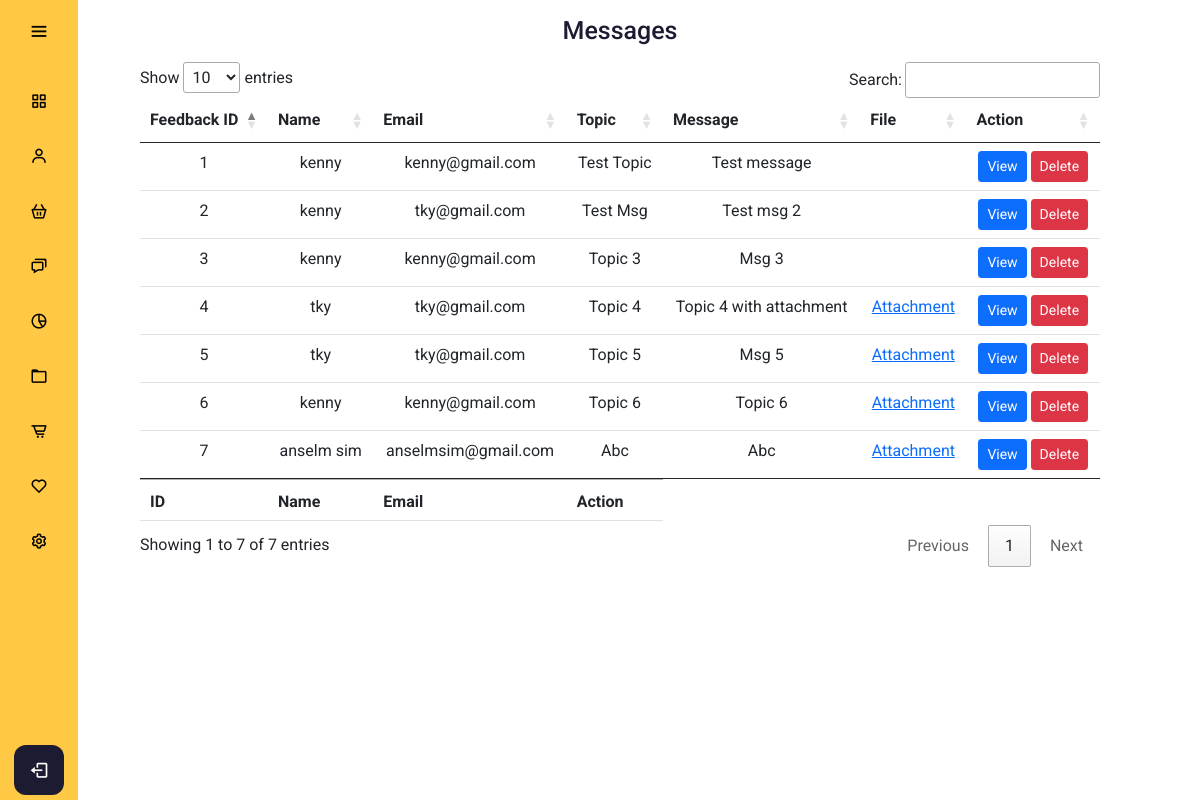
Page /admin/messages.php on the committed database.
### tables this page shows
CREATE TABLE `feedbackothers` (
  `feedbackothers_id` int(11) NOT NULL,
  `feedbackothers_name` varchar(128) NOT NULL,
  `feedbackothers_email` varchar(256) NOT NULL,
  `feedbackothers_topic` varchar(128) NOT NULL,
  `feedbackothers_message` text NOT NULL,
  `feedbackothers_file` varchar(256) DEFAULT NULL,
  `feedbackothers_timestamp` timestamp NOT NULL DEFAULT CURRENT_TIMESTAMP ON UPDATE CURRENT_TIMESTAMP
);

### config/db.php (called while the page is built, shortened)
<?php
class DB {
  protected static $mdb = null;
  public static function getMDB() {
    $mdb = DB::$mdb;
    if ($mdb === null) {
      $mdb = DB::$mdb = new MeekroDB();
    }
    $mdb->sync_config();
    return $mdb;
  }
  public static function query() { $args = func_get_args(); return call_user_func_array(array(DB::getMDB(), 'query'), $args); }
}
class MeekroDB {
  public $encoding = 'latin1';
  public $connect_options = array(MYSQLI_OPT_CONNECT_TIMEOUT => 30);
  public $internal_mysql = null;
  public function __construct($host=null, $user=null, $password=null, $dbName=null, $port=null, $encoding=null, $socket=null)  {
    if ($encoding === null) $encoding = DB::$encoding;
    $this->encoding = $encoding;
  }
  public function get() {
    $mysql = $this->internal_mysql;
    if (!($mysql instanceof MySQLi)) {
      $mysql = new mysqli();
      foreach ($this->connect_options as $key => $value) {
        $mysql->options($key, $value);
      }
      $mysql->set_charset($this->encoding);
      $this->internal_mysql = $mysql;
    }
    return $mysql;
  }
  protected function preparseQueryParams() {
    $args = func_get_args();
    $sql = trim(strval(array_shift($args)));
    $args_all = $args;
    if (count($args_all) == 0) return array($sql);
    $chunkyQuery = array();
    return $chunkyQuery;
  }
  public function parseQueryParams() {
    $args = func_get_args();
    $chunkyQuery = call_user_func_array(array($this, 'preparseQueryParams'), $args);
    $query = '';
    foreach ($chunkyQuery as $chunk) {
      if (is_string($chunk)) {
        $query .= $chunk;
        continue;
      }
      $result = '';
      $query .= $result;
    }
    return $query;
  }
  protected function prependCall($function, $args, $prepend) { array_unshift($args, $prepend); return call_user_func_array($function, $args); }
  public function query() { $args = func_get_args(); return $this->prependCall(array($this, 'queryHelper'), $args, 'assoc'); }
  protected function queryHelper() {
    $args = func_get_args();
    $type = array_shift($args);
    $db = $this->get();
    $is_buffered = true;
    $row_type = 'assoc';
    $full_names = false;
    $sql = call_user_func_array(array($this, 'parseQueryParams'), $args);
    $result = $db->query($sql, $is_buffered ? MYSQLI_STORE_RESULT : MYSQLI_USE_RESULT);
    $return = array();
    while ($row = ($row_type == 'assoc' ? $result->fetch_assoc() : $result->fetch_row())) {
      $return[] = $row;
    }
    return $return;
  }
}
?>

### admin/messages.php (the view, shortened to what this page needs)
<?php
include "../config/db.php";
?>
<!DOCTYPE html>
<html lang="en" dir="ltr">
  <head>
    <link rel="stylesheet" href="adminstyle.css">
    <link href='https://unpkg.com/boxicons@2.0.7/css/boxicons.min.css' rel='stylesheet'>
    <link href="https://cdn.jsdelivr.net/npm/bootstrap@5.0.0-beta3/dist/css/bootstrap.min.css" rel="stylesheet">
    <link rel="stylesheet" href="https://cdn.jsdelivr.net/npm/bootstrap-icons@1.4.1/font/bootstrap-icons.css">
    <link rel="stylesheet" href="https://cdn.datatables.net/1.10.25/css/jquery.dataTables.min.css">
   </head>
<body>
  <?php
  include "adminheader.php";
  ?>
  <div class="home_content">
    <div class="text">Messages</div>
    <table id="myTable" class="table table-hover">
        <thead>
            <tr>
            <th scope="col">Feedback ID</th>
            <th scope="col">Name</th>
            <th scope="col">Email</th>
            <th scope="col">Topic</th>
            <th scope="col">Message</th>
            <th scope="col">File</th>
            <th scope="col">Action</th>
            </tr>
        </thead>
        <tbody>
        <?php
        $getFBQuery = DB::query("SELECT * FROM feedbackothers");
        foreach($getFBQuery as $getFBResult){
        ?>
            <tr class="feedbackdata feedbackdata<?php echo $getFBResult['feedbackothers_id']; ?>">
              <td class="feedbackid"><?php echo $getFBResult['feedbackothers_id']; ?></td>
              <td class="feedbackname"><?php echo $getFBResult['feedbackothers_name']; ?></td>
              <td class="feedbackemail"><?php echo $getFBResult['feedbackothers_email']; ?></td>
              <td class="feedbacketopic"><?php echo ucwords($getFBResult['feedbackothers_topic']); ?></td>
              <td class="feedbackmsg"><?php echo ucfirst($getFBResult['feedbackothers_message']); ?></td>
              <td class="feedbackfile"><a href="../<?php echo $getFBResult['feedbackothers_file']; ?>" target="_blank"><?php if($getFBResult['feedbackothers_file'] == null) { echo "";} else { echo "Attachment";} ?></a></td>
              <td><button type="button" class="btn btn-primary btn-sm viewFeedback"  value="viewFeedback" data-id="<?php echo $getFBResult['feedbackothers_id']; ?>" data-bs-toggle="modal" data-bs-target="#feedbackinfo<?php echo $getFBResult['feedbackothers_id']; ?>" >View</button>
                  <button type="button" class="btn btn-danger btn-sm deleteFeedback" data-id="<?php echo $getFBResult['feedbackothers_id']; ?>" data-name="<?php echo $getFBResult['feedbackothers_name']; ?>" data-file="<?php echo $getFBResult['feedbackothers_file']; ?>">Delete</button>
              </td>
            </tr>
        <?php
        }
        ?>
        </tbody>
        <tfoot>
          <tr>
            <th scope="col">ID</th>
            <th scope="col">Name</th>
            <th scope="col">Email</th>
            <th scope="col">Action</th>
          </tr>
        </tfoot>
    </table>
  </div>
</body>
</html>

### admin/adminstyle.css (style rules this page uses)
* { margin: 0; padding: 0; box-sizing: border-box; font-family: "Roboto" , sans serif; }
body { position: relative; min-height: 100vh; width: 100%; overflow: scroll; }
.home_content { position: absolute; height: 100%; width: 80%; text-align: center; left: 140px; background: none; box-shadow: 0 5px 10px rgba(0,0,0,0.2px); transition: all 0.5s ease; justify-content: space-between; }
.home_content .text { font-size: 25px; font-weight: 500; color: #1d1b31; margin: 12px; }
button { border-radius: 5px; background-color: #fff; }

### rows in the picture
feedbackothers: feedbackothers_id "1", feedbackothers_name "kenny", feedbackothers_email "kenny@gmail.com", feedbackothers_topic "Test Topic", feedbackothers_message "Test message"
feedbackothers: feedbackothers_id "2", feedbackothers_name "kenny", feedbackothers_email "tky@gmail.com", feedbackothers_topic "Test Msg", feedbackothers_message "Test msg 2"
feedbackothers: feedbackothers_id "3", feedbackothers_name "kenny", feedbackothers_email "kenny@gmail.com", feedbackothers_topic "Topic 3", feedbackothers_message "Msg 3"
feedbackothers: feedbackothers_id "4", feedbackothers_name "tky", feedbackothers_email "tky@gmail.com", feedbackothers_topic "Topic 4", feedbackothers_message "Topic 4 with attachment", shows "Attachment"
feedbackothers: feedbackothers_id "5", feedbackothers_name "tky", feedbackothers_email "tky@gmail.com", feedbackothers_topic "Topic 5", feedbackothers_message "Msg 5", shows "Attachment"
feedbackothers: feedbackothers_id "6", feedbackothers_name "kenny", feedbackothers_email "kenny@gmail.com", feedbackothers_topic "Topic 6", feedbackothers_message "Topic 6", shows "Attachment"
feedbackothers: feedbackothers_id "7", feedbackothers_name "anselm sim", feedbackothers_email "anselmsim@gmail.com", feedbackothers_topic "Abc", feedbackothers_message "Abc", shows "Attachment"
